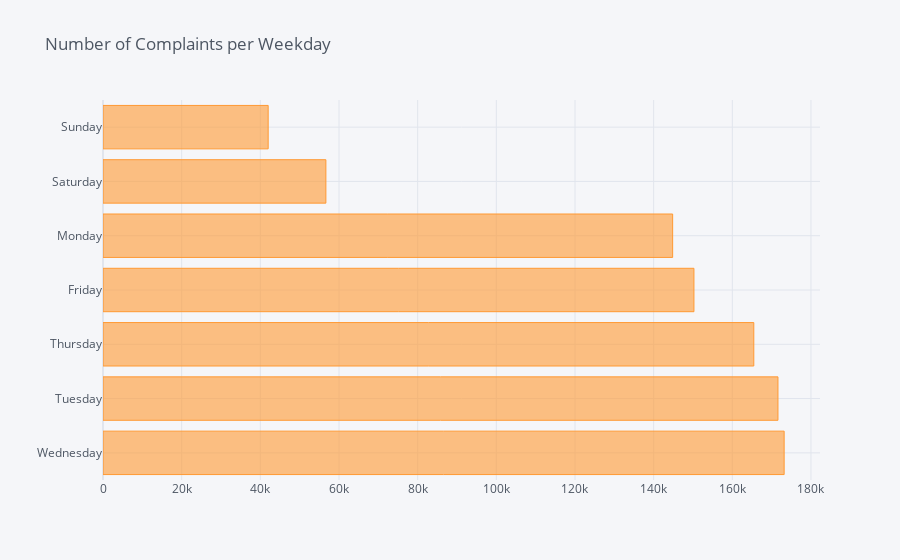

Write notebook code for a chart like this one.
### Code cell
data['Week_Days'].value_counts().iplot(kind ='barh',title ='Number of Complaints per Weekday')

### Figure 1 — Plotly figure (JSON) as saved in the notebook; plotly's stock layout.template omitted (floating-point values rounded to 4 significant figures)
{"data": [{"marker": {"color": "rgba(255, 153, 51, 0.6)", "line": {"color": "rgba(255, 153, 51, 1.0)", "width": 1}}, "name": "Week_Days", "orientation": "h", "text": "", "type": "bar", "x": [173178, 171604, 165464, 150244, 144829, 56669, 41995], "y": ["Wednesday", "Tuesday", "Thursday", "Friday", "Monday", "Saturday", "Sunday"]}], "layout": {"legend": {"bgcolor": "#F5F6F9", "font": {"color": "#4D5663"}}, "paper_bgcolor": "#F5F6F9", "plot_bgcolor": "#F5F6F9", "title": {"font": {"color": "#4D5663"}, "text": "Number of Complaints per Weekday"}, "xaxis": {"gridcolor": "#E1E5ED", "showgrid": true, "tickfont": {"color": "#4D5663"}, "title": {"font": {"color": "#4D5663"}, "text": ""}, "zerolinecolor": "#E1E5ED"}, "yaxis": {"gridcolor": "#E1E5ED", "showgrid": true, "tickfont": {"color": "#4D5663"}, "title": {"font": {"color": "#4D5663"}, "text": ""}, "zerolinecolor": "#E1E5ED"}}}
